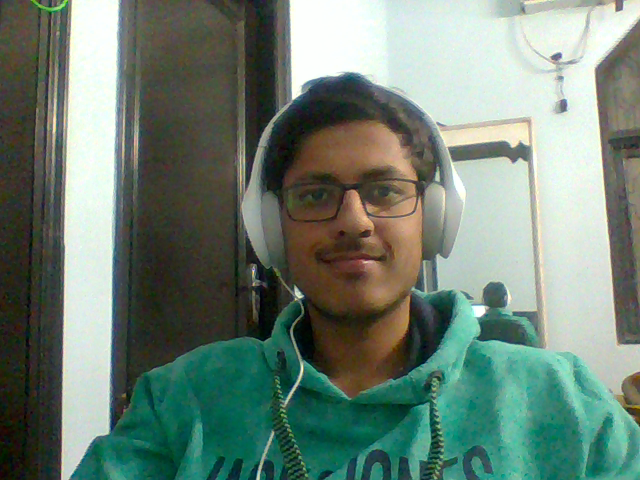
#> input picture kashish.png, 640 x 480 px
$ python 11.Foreground_Extraction.py
#> lines starting #> are read from the running program, lines starting #| are printed output that depends on the picture
import cv2
import numpy as np
import matplotlib.pyplot as plt

img = cv2.imread('kashish.png')
#> img is the input picture: shape (480, 640, 3); mean B, G, R 117.5, 129.8, 111.4
plt.imshow(img)
#img = cv2.imread('opencv-python-foreground-extraction-tutorial.jpg')
mask = np.zeros(img.shape[:2], np.uint8)

bgdModel = np.zeros((1,65), np.float64)
fgdModel = np.zeros((1,65), np.float64)

#rect = (161, 79, 150, 150)
rect = (240,80,400,300)
cv2.grabCut(img, mask, rect, bgdModel, fgdModel, 5, cv2.GC_INIT_WITH_RECT )
mask2 = np.where((mask ==2) | (mask == 0) ,0 ,1).astype('uint8')
img = img*mask2[:,:,np.newaxis]
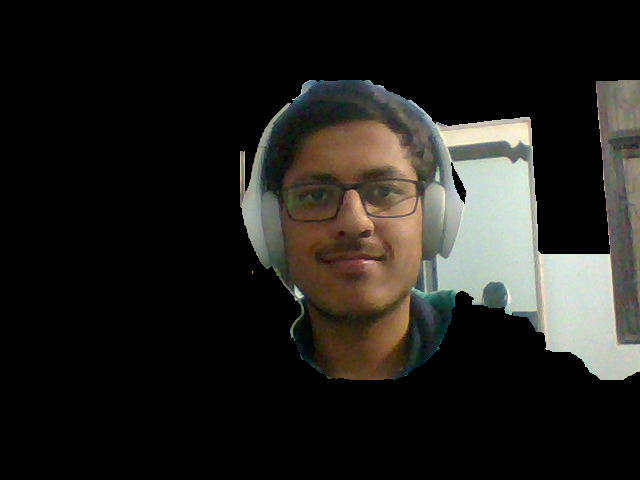
#> img: shape (480, 640, 3); mean B, G, R 29, 32.8, 34
plt.imshow(img)
plt.colorbar()
plt.show()
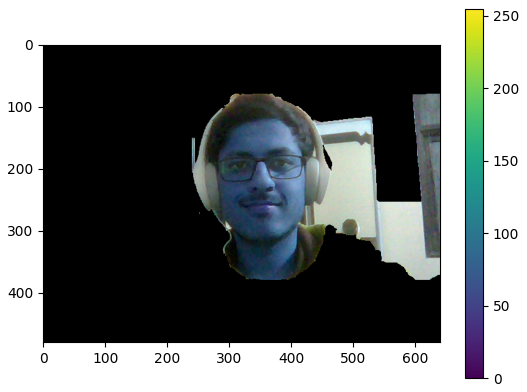
#> figure drawn by matplotlib, 2 panels; B, G, R data is drawn as R, G, B
